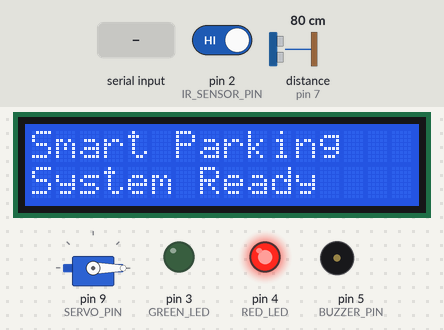
Simulated run of this sketch. Board: Arduino Uno, built with avr-gcc and run on an emulated ATmega328P. On the bench: servo, 16×2 character LCD, output pins drawn as LEDs (lit = HIGH), buzzer (waves = sounding). Wiring (inferred from the names in the program): ultrasonic range finder: trigger pin 6; echo pin 7. The test bench sets the inputs (shaded band); at power-on: pin 2 (IR_SENSOR_PIN) HIGH, distance to the obstacle (sensor on pin 7) 80 cm. The echo pulse lasts 58.3 µs per cm; pins used as bus, display or sensor lines are not drawn; what the sketch prints to the serial monitor is not drawn.

Above: at 1.2 s.
1.3 s: "OPEN\n" received over Serial
At 3.2 s:
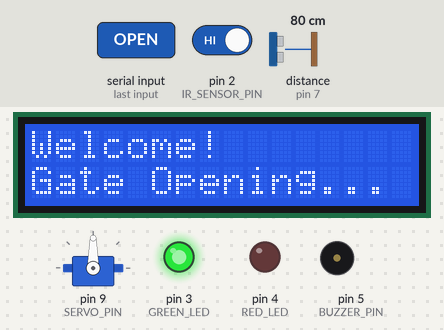
7.6 s: pin 2 (IR_SENSOR_PIN) driven LOW
At 8.9 s:
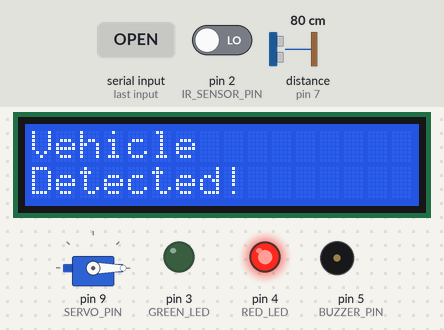
9.2 s: "DENY\n" received over Serial
At 10.9 s:
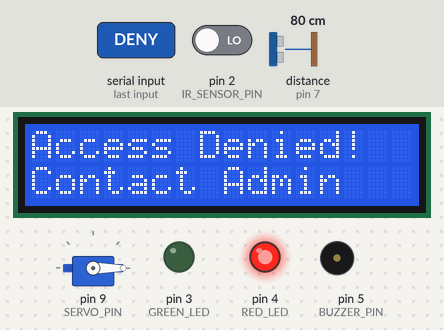
11.1 s: "LCD:\n" received over Serial
At 14.4 s:
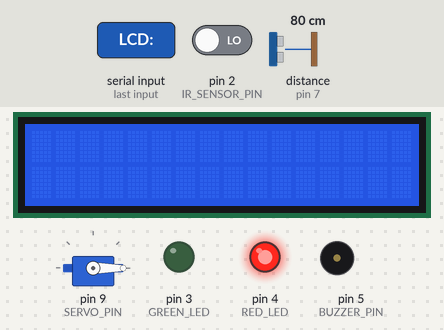
14.9 s: distance to the obstacle (sensor on pin 7) set to 12 cm
16.4 s: distance to the obstacle (sensor on pin 7) set to 9 cm
Timing chart, 0 to 19.4 s (numbered marks = the images above; inputs shaded):
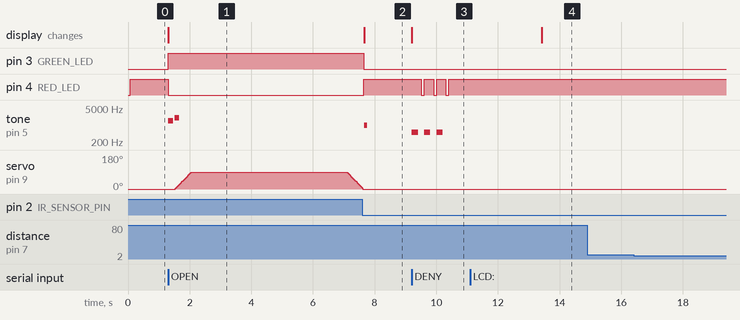

Measured:
- after the input at 1.3 s, pin 3 (GREEN_LED): LOW → HIGH at once; pin 4 (RED_LED): HIGH → LOW at once; tone on pin 5 (BUZZER_PIN): silent → 1500 Hz at once, → silent 0.15 s later, → 2000 Hz 0.05 s later, → silent 0.15 s later; servo on pin 9 (SERVO_PIN): rises from 0° to 90° in 0.51 s, then falls to 5° in 5.5 s; the display: changes at once (image 1)
- after the input at 7.6 s, tone on pin 5 (BUZZER_PIN): silent → 1000 Hz after 0.06 s, → silent 0.10 s later; the display: changes after 0.06 s (image 2)
- after the input at 9.2 s, pin 4 (RED_LED): alternates HIGH for 0.30 s and LOW for 0.10 s, 6 changes in all, then stays HIGH, starting after 0.31 s; tone on pin 5 (BUZZER_PIN): alternates 500 Hz for 0.20 s and silent for 0.20 s, 6 changes in all, then stays silent, starting at once; the display: changes at once (image 3)
- after the input at 11.1 s, the display: first differs from a run without the input after 2.3 s (image 4)
- after the input at 14.9 s, every drawn part: stays the same
- after the input at 16.4 s, every drawn part: stays the same

The sketch:

smart_parking.ino
```cpp
#include <Servo.h>
#include <LiquidCrystal.h>

// ========================
// PIN ASSIGNMENTS
// ========================
#define SERVO_PIN      9    // Gate barrier servo motor
#define IR_SENSOR_PIN  2    // IR sensor (vehicle detection at gate)
#define GREEN_LED      3    // Entry approved indicator
#define RED_LED        4    // Entry denied indicator
#define BUZZER_PIN     5    // Buzzer for audio feedback
#define TRIG_PIN       6    // Ultrasonic sensor trigger (parking spot)
#define ECHO_PIN       7    // Ultrasonic sensor echo (parking spot)

// LCD pins (4-bit mode): RS=8, EN=10, D4=11, D5=12, D6=13, D7=A0
LiquidCrystal lcd(8, 10, 11, 12, 13, A0);
Servo gateServo;

// ========================
// STATE
// ========================
bool gateOpen = false;
bool lastIRState = HIGH;
unsigned long lastSensorSend = 0;
const unsigned long SENSOR_INTERVAL = 2000; // Send sensor data every 2 seconds

// ========================
// SETUP
// ========================
void setup() {
  Serial.begin(9600);

  // Servo setup
  gateServo.attach(SERVO_PIN);
  gateServo.write(0); // Gate closed position

  // Pin modes
  pinMode(IR_SENSOR_PIN, INPUT);
  pinMode(GREEN_LED, OUTPUT);
  pinMode(RED_LED, OUTPUT);
  pinMode(BUZZER_PIN, OUTPUT);
  pinMode(TRIG_PIN, OUTPUT);
  pinMode(ECHO_PIN, INPUT);

  // LCD setup
  lcd.begin(16, 2);
  lcd.print("Smart Parking");
  lcd.setCursor(0, 1);
  lcd.print("System Ready");

  // Default state: red LED on (gate closed)
  digitalWrite(RED_LED, HIGH);
  digitalWrite(GREEN_LED, LOW);

  Serial.println("READY");
}

// ========================
// MAIN LOOP
// ========================
void loop() {
  // 1. Check IR sensor for vehicle arrival
  checkIRSensor();

  // 2. Periodically read and send ultrasonic sensor data
  if (millis() - lastSensorSend > SENSOR_INTERVAL) {
    sendSensorData();
    lastSensorSend = millis();
  }

  // 3. Process incoming serial commands from backend
  processSerialCommands();
}

// ========================
// IR SENSOR (Vehicle Detection)
// ========================
void checkIRSensor() {
  int irState = digitalRead(IR_SENSOR_PIN);

  // Detect rising edge (vehicle arrives)
  if (irState == LOW && lastIRState == HIGH) {
    Serial.println("IR:DETECTED");

    // Show detection on LCD
    lcd.clear();
    lcd.print("Vehicle");
    lcd.setCursor(0, 1);
    lcd.print("Detected!");

    // Short beep to acknowledge
    tone(BUZZER_PIN, 1000, 100);

    delay(500); // Debounce
  }

  lastIRState = irState;
}

// ========================
// ULTRASONIC SENSOR (Spot Occupancy)
// ========================
long readUltrasonic() {
  digitalWrite(TRIG_PIN, LOW);
  delayMicroseconds(2);
  digitalWrite(TRIG_PIN, HIGH);
  delayMicroseconds(10);
  digitalWrite(TRIG_PIN, LOW);

  long duration = pulseIn(ECHO_PIN, HIGH, 30000);
  if (duration == 0) return 999; // No echo = no object
  return duration * 0.034 / 2; // Convert to cm
}

void sendSensorData() {
  long distance = readUltrasonic();
  bool occupied = (distance < 10); // Less than 10cm = car present

  // Send data to backend
  Serial.print("ULTRA:");
  Serial.println(distance);
  Serial.print("SPOT:");
  Serial.println(occupied ? "occupied" : "free");
}

// ========================
// SERIAL COMMAND PROCESSING
// ========================
void processSerialCommands() {
  if (Serial.available() == 0) return;

  String cmd = Serial.readStringUntil('\n');
  cmd.trim();

  if (cmd == "OPEN") {
    openGate();
  }
  else if (cmd == "DENY") {
    denyEntry();
  }
  else if (cmd.startsWith("LCD:")) {
    updateLCD(cmd.substring(4));
  }
  else if (cmd.startsWith("BUZZ:")) {
    int duration = cmd.substring(5).toInt();
    tone(BUZZER_PIN, 1000, duration);
  }
  else if (cmd == "STATUS") {
    // Report current state
    Serial.print("GATE:");
    Serial.println(gateOpen ? "open" : "closed");
    Serial.print("ULTRA:");
    Serial.println(readUltrasonic());
  }
}

// ========================
// GATE CONTROL
// ========================
void openGate() {
  gateOpen = true;

  // Visual feedback
  lcd.clear();
  lcd.print("Welcome!");
  lcd.setCursor(0, 1);
  lcd.print("Gate Opening...");

  // LEDs
  digitalWrite(GREEN_LED, HIGH);
  digitalWrite(RED_LED, LOW);

  // Success beep (two short beeps)
  tone(BUZZER_PIN, 1500, 150);
  delay(200);
  tone(BUZZER_PIN, 2000, 150);

  // Open gate (servo to 90 degrees)
  for (int pos = 0; pos <= 90; pos += 5) {
    gateServo.write(pos);
    delay(30);
  }

  // Keep gate open for 5 seconds
  delay(5000);

  // Close gate
  for (int pos = 90; pos >= 0; pos -= 5) {
    gateServo.write(pos);
    delay(30);
  }

  // Reset indicators
  digitalWrite(GREEN_LED, LOW);
  digitalWrite(RED_LED, HIGH);
  gateOpen = false;

  // Reset LCD
  lcd.clear();
  lcd.print("Smart Parking");
  lcd.setCursor(0, 1);
  lcd.print("System Ready");

  Serial.println("GATE:closed");
}

void denyEntry() {
  // Visual feedback
  lcd.clear();
  lcd.print("Access Denied!");
  lcd.setCursor(0, 1);
  lcd.print("Contact Admin");

  // LEDs: flash red
  digitalWrite(GREEN_LED, LOW);

  // Error buzzer: three short buzzes
  for (int i = 0; i < 3; i++) {
    digitalWrite(RED_LED, HIGH);
    tone(BUZZER_PIN, 500, 200);
    delay(300);
    digitalWrite(RED_LED, LOW);
    delay(100);
  }

  // Keep message for 3 seconds
  digitalWrite(RED_LED, HIGH);
  delay(3000);

  // Reset LCD
  lcd.clear();
  lcd.print("Smart Parking");
  lcd.setCursor(0, 1);
  lcd.print("System Ready");

  Serial.println("GATE:denied");
}

// ========================
// LCD UPDATE
// ========================
void updateLCD(String data) {
  int sep = data.indexOf('|');
  lcd.clear();

  if (sep >= 0) {
    // Two lines separated by |
    String line1 = data.substring(0, sep);
    String line2 = data.substring(sep + 1);

    // Truncate to 16 chars
    if (line1.length() > 16) line1 = line1.substring(0, 16);
    if (line2.length() > 16) line2 = line2.substring(0, 16);

    lcd.print(line1);
    lcd.setCursor(0, 1);
    lcd.print(line2);
  } else {
    // Single line
    if (data.length() > 16) data = data.substring(0, 16);
    lcd.print(data);
  }
}
```
